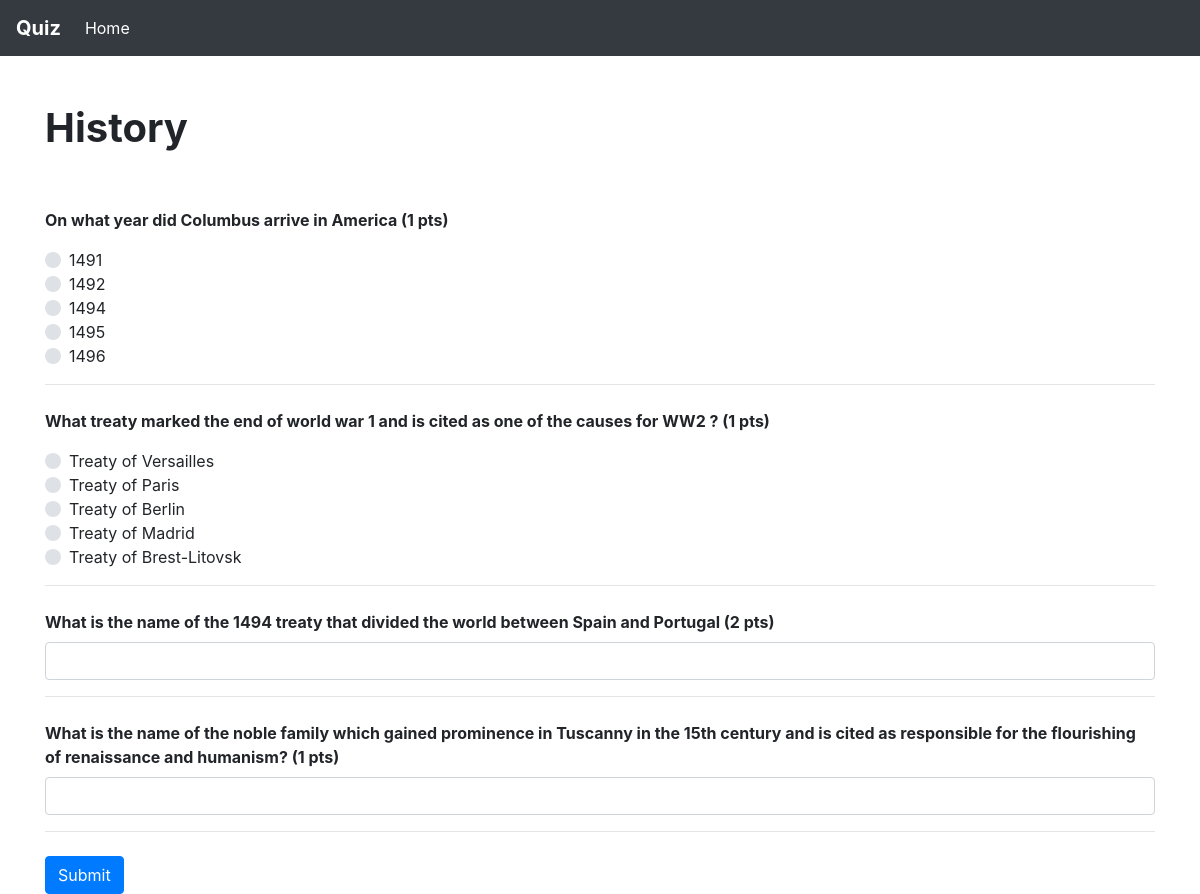
Page /2/ on the committed database.
### app_quiz/models.py (models this page shows, shortened)
class Quiz(models.Model):
    name = models.CharField(max_length=255)
    description = models.TextField()
    pub_date = models.DateTimeField('date published')

class Question(models.Model):
    quiz = models.ForeignKey(Quiz, on_delete=models.CASCADE)
    text = models.TextField()
    value = models.IntegerField(default=1)
    textAnswer = models.BooleanField(default=False)

class MultipleChoice(models.Model):
    question = models.ForeignKey(Question, on_delete=models.CASCADE)
    text = models.CharField(max_length=255)
    isCorrectAnswer = models.BooleanField(default=False)

### app_quiz/views.py (the view)
# urls.py: path('<int:pk>/', views.QuizView.as_view(), name='quiz'),
class QuizView(generic.DetailView):
    model = Quiz
    template_name = 'app_quiz/quiz.html'

### app_quiz/templates/app_quiz/quiz.html (shortened to what this page needs)
<!DOCTYPE html>
<html lang="en">
<head>
    <link rel="stylesheet" href="https://maxcdn.bootstrapcdn.com/bootstrap/4.0.0/css/bootstrap.min.css">
</head>
<body>
    <nav class="navbar navbar-expand-lg navbar-dark bg-dark">
            <div class="navbar-brand"><b>Quiz</b></div>
            <div class="collapse navbar-collapse" id="navbarSupportedContent">
                <ul class="navbar-nav mr-auto">
                <li class="nav-item active">
                    <a class="nav-link" href="{% url 'app_quiz:index'%}">Home<span class="sr-only">(current)</span></a>
                </li>
                </ul>
            </div>
        </nav>
    <div class='container'>
        <div class="py-5 text center">
            <h1><b>{{ quiz.name }}</b></h1>
            {% if quiz.question_set.all %}
        </div>
            <form class='needs-validation' novalidate action="{% url 'app_quiz:submit' quiz.id %}" method="post">
                {% for q in quiz.question_set.all %}
                    {% if q.textAnswer is True %}
                        <div class="mb-3">
                            <label for="question{{ q.id }}"><b>{{ q.text }} ({{q.value}} pts)</b></label>
                            <input type="text" class="form-control" id="question{{ q.id }}" name="question{{ q.id }}" required>
                        </div>
                    {% else %}
                    <p class='mb-3'><b>{{ q.text }} ({{q.value}} pts)</b></p>
                        {% for choice in q.multiplechoice_set.all %}
                            <div class="custom-control custom-radio">
                                <label class="custom-control-label" for="q{{ q.id }}choice{{ choice.id }}">{{ choice.text }}</label>
                            </div>
                        {% endfor %}
                    {% endif %}
                <hr class="mb-4">
                {% endfor%}
                <button type="submit" class="btn btn-primary">Submit</button>
            </form>
        {% else %}
            <p>This quiz has no questions :/</p>
        {% endif %}
    </div>
</body>
</html>

### rows in the picture
Quiz: name "History"
Question: text "On what year did Columbus arrive in America", value "1"
MultipleChoice: text "1491"
MultipleChoice: text "1492"
MultipleChoice: text "1494"
MultipleChoice: text "1495"
MultipleChoice: text "1496"
Question: text "What treaty marked the end of world war 1 and is cited as one of the causes for WW2 ?", value "1"
MultipleChoice: text "Treaty of Versailles"
MultipleChoice: text "Treaty of Paris"
MultipleChoice: text "Treaty of Berlin"
MultipleChoice: text "Treaty of Madrid"
MultipleChoice: text "Treaty of Brest-Litovsk"
Question: text "What is the name of the 1494 treaty that divided the world between Spain and Portugal", value "2"
Question: text "What is the name of the noble family which gained prominence in Tuscanny in the 15th century and is cited as responsible for the flourishing of renaissance and humanism?", value "1"
